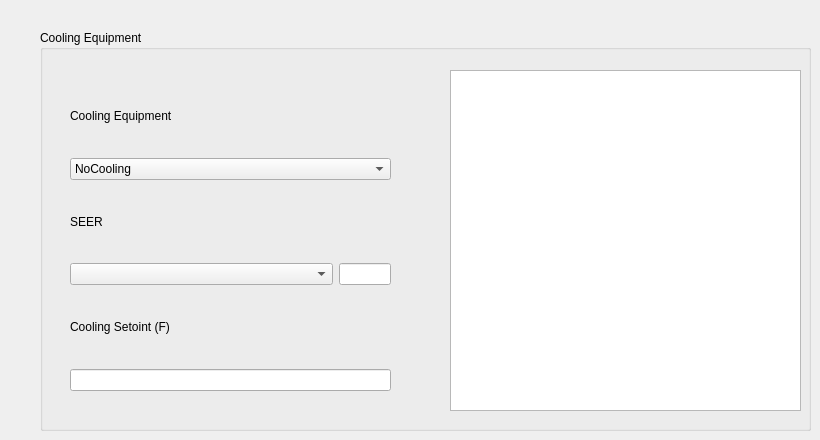
      <widget class="QWidget" name="tab_13">
       <attribute name="title">
        <string>Cooling Equipment</string>
       </attribute>
       <widget class="QGroupBox" name="groupBox_13">
        <property name="geometry">
         <rect>
          <x>40</x>
          <y>30</y>
          <width>771</width>
          <height>401</height>
         </rect>
        </property>
        <property name="title">
         <string>Cooling Equipment</string>
        </property>
        <widget class="QWidget" name="layoutWidget">
         <property name="geometry">
          <rect>
           <x>30</x>
           <y>50</y>
           <width>321</width>
           <height>311</height>
          </rect>
         </property>
         <layout class="QVBoxLayout" name="verticalLayout_25">
          <item>
           <widget class="QLabel" name="label_25">
            <property name="text">
             <string>Cooling Equipment</string>
            </property>
           </widget>
          </item>
          <item>
           <widget class="QComboBox" name="CoolingEqp">
            <item>
             <property name="text">
              <string>NoCooling</string>
             </property>
            </item>
            <item>
             <property name="text">
              <string>Air Conditioner</string>
             </property>
            </item>
            <item>
             <property name="text">
              <string>Air Source Heat Pump</string>
             </property>
            </item>
           </widget>
          </item>
          <item>
           <widget class="QLabel" name="label_26">
            <property name="text">
             <string>SEER</string>
            </property>
           </widget>
          </item>
          <item>
           <layout class="QHBoxLayout" name="horizontalLayout_13" stretch="5,1">
            <item>
             <widget class="QComboBox" name="CoolingEff"/>
            </item>
            <item>
             <widget class="QLineEdit" name="CoolingEffCustom"/>
            </item>
           </layout>
          </item>
          <item>
           <widget class="QLabel" name="label_27">
            <property name="text">
             <string>Cooling Setoint (F)</string>
            </property>
           </widget>
          </item>
          <item>
           <widget class="QLineEdit" name="Tspc"/>
          </item>
         </layout>
        </widget>
        <widget class="QGraphicsView" name="ShowCoolingEqp">
         <property name="geometry">
          <rect>
           <x>410</x>
           <y>40</y>
           <width>351</width>
           <height>341</height>
          </rect>
         </property>
        </widget>
       </widget>
      </widget>
